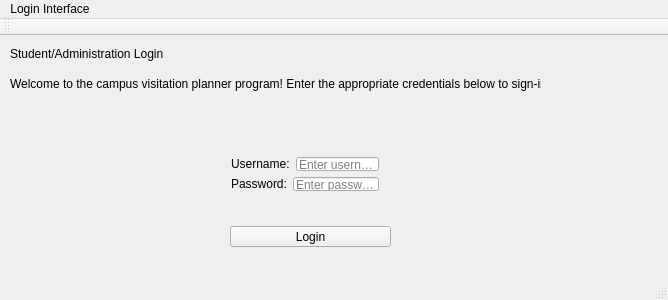
<?xml version="1.0" encoding="UTF-8"?>
<ui version="4.0">
 <class>MainWindow</class>
 <widget class="QMainWindow" name="MainWindow">
  <property name="geometry">
   <rect>
    <x>0</x>
    <y>0</y>
    <width>668</width>
    <height>300</height>
   </rect>
  </property>
  <property name="windowTitle">
   <string>MainWindow</string>
  </property>
  <widget class="QWidget" name="centralWidget">
   <widget class="QLabel" name="title">
    <property name="geometry">
     <rect>
      <x>10</x>
      <y>10</y>
      <width>261</width>
      <height>16</height>
     </rect>
    </property>
    <property name="text">
     <string>Student/Administration Login</string>
    </property>
   </widget>
   <widget class="QLabel" name="welcomeMsg">
    <property name="geometry">
     <rect>
      <x>10</x>
      <y>40</y>
      <width>531</width>
      <height>16</height>
     </rect>
    </property>
    <property name="text">
     <string>Welcome to the campus visitation planner program! Enter the appropriate credentials below to sign-in.</string>
    </property>
   </widget>
   <widget class="QPushButton" name="pushButton">
    <property name="geometry">
     <rect>
      <x>230</x>
      <y>190</y>
      <width>161</width>
      <height>21</height>
     </rect>
    </property>
    <property name="text">
     <string>Login</string>
    </property>
   </widget>
   <widget class="QWidget" name="layoutWidget">
    <property name="geometry">
     <rect>
      <x>220</x>
      <y>110</y>
      <width>170</width>
      <height>56</height>
     </rect>
    </property>
    <layout class="QVBoxLayout" name="verticalLayout">
     <item>
      <layout class="QHBoxLayout" name="horizontalLayout">
       <item>
        <widget class="QLabel" name="usernameLabel">
         <property name="text">
          <string>Username:</string>
         </property>
        </widget>
       </item>
       <item>
        <widget class="QLineEdit" name="lineedit_username">
         <property name="inputMask">
          <string/>
         </property>
         <property name="placeholderText">
          <string>Enter username...</string>
         </property>
        </widget>
       </item>
      </layout>
     </item>
     <item>
      <layout class="QHBoxLayout" name="horizontalLayout_2">
       <item>
        <widget class="QLabel" name="passwordLabel">
         <property name="text">
          <string>Password:</string>
         </property>
        </widget>
       </item>
       <item>
        <widget class="QLineEdit" name="lineedit_password">
         <property name="inputMask">
          <string notr="true"/>
         </property>
         <property name="echoMode">
          <enum>QLineEdit::Password</enum>
         </property>
         <property name="placeholderText">
          <string>Enter password...</string>
         </property>
        </widget>
       </item>
      </layout>
     </item>
    </layout>
   </widget>
  </widget>
  <widget class="QMenuBar" name="menuBar">
   <property name="geometry">
    <rect>
     <x>0</x>
     <y>0</y>
     <width>668</width>
     <height>20</height>
    </rect>
   </property>
   <widget class="QMenu" name="menuLogin_Interface">
    <property name="title">
     <string>Login Interface</string>
    </property>
   </widget>
   <addaction name="menuLogin_Interface"/>
  </widget>
  <widget class="QToolBar" name="mainToolBar">
   <attribute name="toolBarArea">
    <enum>TopToolBarArea</enum>
   </attribute>
   <attribute name="toolBarBreak">
    <bool>false</bool>
   </attribute>
  </widget>
  <widget class="QStatusBar" name="statusBar"/>
 </widget>
 <layoutdefault spacing="6" margin="11"/>
 <resources/>
 <connections/>
</ui>
